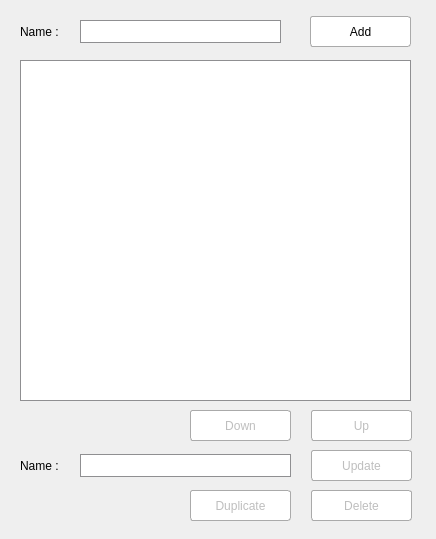
<?xml version="1.0" encoding="UTF-8"?>
<ui version="4.0">
 <class>PatrolAdminWidget</class>
 <widget class="QWidget" name="PatrolAdminWidget">
  <property name="geometry">
   <rect>
    <x>0</x>
    <y>0</y>
    <width>436</width>
    <height>539</height>
   </rect>
  </property>
  <property name="sizePolicy">
   <sizepolicy hsizetype="Minimum" vsizetype="Minimum">
    <horstretch>0</horstretch>
    <verstretch>0</verstretch>
   </sizepolicy>
  </property>
  <property name="maximumSize">
   <size>
    <width>440</width>
    <height>16777215</height>
   </size>
  </property>
  <property name="windowTitle">
   <string>Form</string>
  </property>
  <property name="styleSheet">
   <string notr="true">QPushButton {
        border: 1px solid #AAAAAA;
        border-radius: 3px;
        background: rgb(255, 255, 255);
        color: black;


        height: 30px;
}
QPushButton:hover{
        background: solid #f0bf8e;
}
QPushButton:pressed {
        background: solid #f07f10;
        padding-top: 1px;
}
QPushButton:!enabled
{
    color: solid #AAAAAA;
    border: 1px solid #AAAAAA;;
}
QpushButton:focus
{
selection-color: yellow;
}

QListWidget
{
 border: 1px solid #8f8f91;
}
QListWidget::item:selected
{color: #333538;
}
QListWidget::item
{ color: #212121;
border: 2px solid #afafaf;
}


QLineEdit {
border: 1px solid #8f8f91;
border-radius: 0px;
background-color: white;
min-width: 80px;
}

QListWidget
{
 border: 1px solid #8f8f91;
}
QListWidget::item:selected
{color: #333538;
}
QListWidget::item
{ color: #212121;
border: 2px solid #afafaf;
}


QComboBox
{
    color:black;
    background-color: white;
    border-color: rgba(0,0,0,100%);
    border: 1px solid #8f8f91;
    border-width: 1px;
    border-style: solid;
}

QComboBox QListView
{
    border-style: solid;
    background-color: white;
     border: 1px solid #8f8f91;
}

QComboBox::drop-down
{  background-color: white;
    width: 20px;
    border: 1px;
    border-color:black;
    border-left-style:none;
    border-top-style: noner;
    border-bottom-style: none;
    border-right-style: none;
}

QComboBox::down-arrow
{
    image: url(:/images/comboicon);
    width: 16px;
    height: 16px;
}

QMenu 
{
	background: rgb(38,38,38);
    color: white;
    border: 1px solid rgb(60,60,60);
}

&quot;QToolBar&quot;
{ background-color: rgb(38,38,38); 
  background-image: url(:/icons/toolbar/background); 
  background-position: right;
  background-repeat: no-repeat;
}

QToolBar QToolButton:hover 
{
	background : rgb(60,60,60);
}

QToolBar QToolButton:pressed 
{
	background : rgb(50,50,50);
}</string>
  </property>
  <widget class="QLineEdit" name="lineEdit_updatename">
   <property name="enabled">
    <bool>false</bool>
   </property>
   <property name="geometry">
    <rect>
     <x>80</x>
     <y>454</y>
     <width>211</width>
     <height>23</height>
    </rect>
   </property>
   <property name="styleSheet">
    <string notr="true">QLineEdit {

border: 1px solid #8f8f91;

border-radius: 0px;

background-color: white;

min-width: 80px;

}</string>
   </property>
  </widget>
  <widget class="QPushButton" name="pushButton_update">
   <property name="enabled">
    <bool>false</bool>
   </property>
   <property name="geometry">
    <rect>
     <x>311</x>
     <y>450</y>
     <width>101</width>
     <height>31</height>
    </rect>
   </property>
   <property name="styleSheet">
    <string notr="true"/>
   </property>
   <property name="text">
    <string>Update</string>
   </property>
  </widget>
  <widget class="QPushButton" name="pushButton_add">
   <property name="enabled">
    <bool>true</bool>
   </property>
   <property name="geometry">
    <rect>
     <x>310</x>
     <y>16</y>
     <width>101</width>
     <height>31</height>
    </rect>
   </property>
   <property name="toolTip">
    <string/>
   </property>
   <property name="styleSheet">
    <string notr="true"/>
   </property>
   <property name="text">
    <string>Add</string>
   </property>
   <property name="checkable">
    <bool>false</bool>
   </property>
   <property name="flat">
    <bool>false</bool>
   </property>
  </widget>
  <widget class="QLabel" name="label_newpatrol">
   <property name="geometry">
    <rect>
     <x>20</x>
     <y>24</y>
     <width>51</width>
     <height>16</height>
    </rect>
   </property>
   <property name="text">
    <string>Name :</string>
   </property>
  </widget>
  <widget class="QListWidget" name="listWidget_patrols">
   <property name="geometry">
    <rect>
     <x>20</x>
     <y>60</y>
     <width>391</width>
     <height>341</height>
    </rect>
   </property>
   <property name="styleSheet">
    <string notr="true"/>
   </property>
   <property name="selectionMode">
    <enum>QAbstractItemView::SingleSelection</enum>
   </property>
   <property name="selectionBehavior">
    <enum>QAbstractItemView::SelectItems</enum>
   </property>
  </widget>
  <widget class="QPushButton" name="pushButton_duplicate">
   <property name="enabled">
    <bool>false</bool>
   </property>
   <property name="geometry">
    <rect>
     <x>190</x>
     <y>490</y>
     <width>101</width>
     <height>31</height>
    </rect>
   </property>
   <property name="styleSheet">
    <string notr="true"/>
   </property>
   <property name="text">
    <string>Duplicate</string>
   </property>
  </widget>
  <widget class="QPushButton" name="pushButton_remove">
   <property name="enabled">
    <bool>false</bool>
   </property>
   <property name="geometry">
    <rect>
     <x>311</x>
     <y>490</y>
     <width>101</width>
     <height>31</height>
    </rect>
   </property>
   <property name="styleSheet">
    <string notr="true"/>
   </property>
   <property name="text">
    <string>Delete</string>
   </property>
  </widget>
  <widget class="QLabel" name="label_nameupdate">
   <property name="geometry">
    <rect>
     <x>20</x>
     <y>458</y>
     <width>51</width>
     <height>16</height>
    </rect>
   </property>
   <property name="text">
    <string>Name :</string>
   </property>
  </widget>
  <widget class="QLineEdit" name="lineEdit_newpatrol">
   <property name="geometry">
    <rect>
     <x>80</x>
     <y>20</y>
     <width>201</width>
     <height>23</height>
    </rect>
   </property>
   <property name="styleSheet">
    <string notr="true"/>
   </property>
  </widget>
  <widget class="QPushButton" name="pushButton_up">
   <property name="enabled">
    <bool>false</bool>
   </property>
   <property name="geometry">
    <rect>
     <x>311</x>
     <y>410</y>
     <width>101</width>
     <height>31</height>
    </rect>
   </property>
   <property name="styleSheet">
    <string notr="true"/>
   </property>
   <property name="text">
    <string>Up</string>
   </property>
  </widget>
  <widget class="QPushButton" name="pushButton_down">
   <property name="enabled">
    <bool>false</bool>
   </property>
   <property name="geometry">
    <rect>
     <x>190</x>
     <y>410</y>
     <width>101</width>
     <height>31</height>
    </rect>
   </property>
   <property name="styleSheet">
    <string notr="true"/>
   </property>
   <property name="text">
    <string>Down</string>
   </property>
  </widget>
 </widget>
 <tabstops>
  <tabstop>lineEdit_newpatrol</tabstop>
  <tabstop>pushButton_add</tabstop>
  <tabstop>listWidget_patrols</tabstop>
  <tabstop>pushButton_down</tabstop>
  <tabstop>pushButton_up</tabstop>
  <tabstop>lineEdit_updatename</tabstop>
  <tabstop>pushButton_update</tabstop>
  <tabstop>pushButton_duplicate</tabstop>
  <tabstop>pushButton_remove</tabstop>
 </tabstops>
 <resources/>
 <connections/>
</ui>
